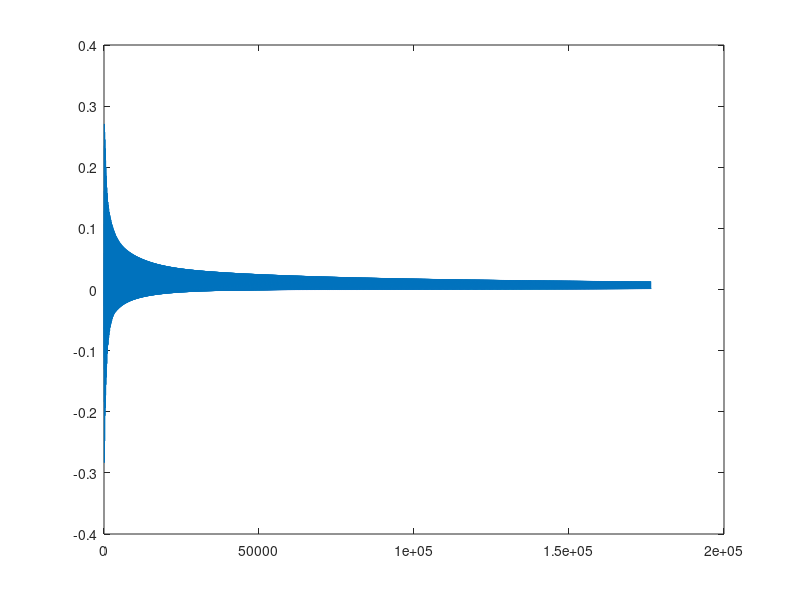

This figure's MATLAB source:
%% Simple Karplus-Strong Algorithm (Plucked String)
clear;clc;

freq = 443;
fs = 44100;

%Exciter
l = round(fs/freq);
noise = rand(1, 50); 
noise = noise-mean(noise);
%applying a triangular envelope to the excitation signal
att=linspace(0,1,15); % defining a vector for an attak that goes from = to full amplitude within 15 samples
rel=linspace(1, 0, 35);
env = [att, rel]; % concatenate my two vectors

noise = noise.*env; % apply my envelope to the excitation signal (element-wise multiplication)
plot(noise);

% Circular Buffer
dl = zeros(1, l);
a = 0.5; %damping-coefficient of the string
%Lowpass-Filter
% y[n| = 0.5x[n]+0.5x[n-1]

for i=1:4*fs %index of 1 sec length
     if i < length(noise) %since my excitation signal is smaller than my output signal, this statement is needed in order to ensure 
        x = noise(i);
    else 
        x = 0;
    end
    out(i) = a*dl(l) + (1-a)*dl(l-1); %lowpass filter in descrete form
    dl = [( x + out(i)), dl(1:l-1)];
end
plot(out)
soundsc(out, fs);

%pos = 1;

% C++ way to do it:
% for    i=1:2*fs
%     if i < length(noise)
%         x = noise(i);
%     else 
%         x = 0;
%     end
%     
%     
%     nextpos = mod(pos+1, max(l)+1);
%     if nextpos == 0;
%         nextpos = 1;
%     end
%         
%     pos = nextpos;
%    
% end

%% Clarinet

%% Bowed String